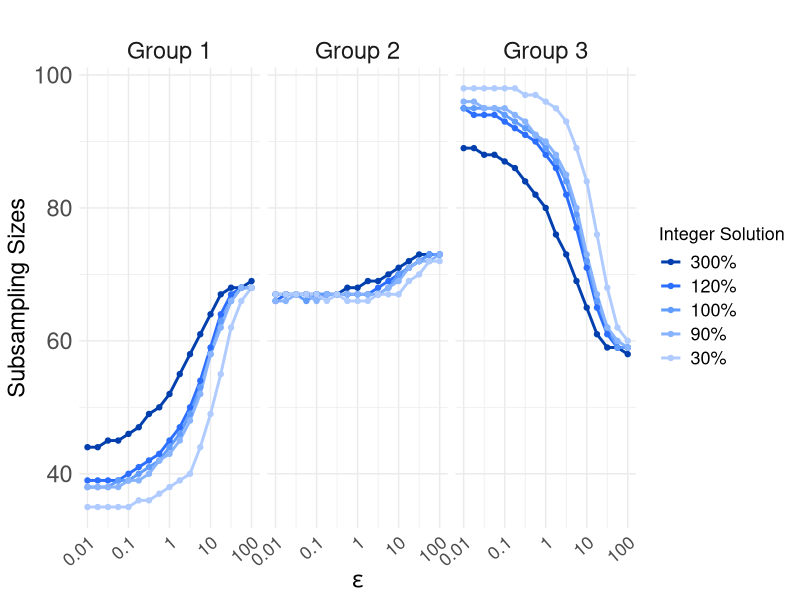

Recreate this plot in R.
# Interplay between original variance and purely Laplace noise designs

## Section 5.2 (Figure 3)

library(ggplot2)
library(tidyr)

N = 1000*(1:3)
sigmaSq = 0.08^(c(1,1.5,2))
ep = 1 # variable
k = length(N)

eta = 200

Og.Var <- function(x,N,sigmaSq){
  sum((N^2/x)*sigmaSq / sum(N)^2)
}

og.alg <- function(ep){
  ogSolution = sqrt(sigmaSq)*N / sum(sqrt(sigmaSq)*N)*eta
  comboA_butk = as.list(as.data.frame(rbind(floor(ogSolution[-k]), ceiling(ogSolution[-k]))))
  comboA_butk = expand.grid(comboA_butk)
  
  comboA <- t(apply(comboA_butk, MARGIN = 1, function(y) {
    xk = eta - sum(y)
    x = c(y, xk)
    if (min(x) > 0 & max(x) < (eta-k+1)) {
      return(x)
    } else {
      return(NULL)  # Exclude this combination
    }
  }))
  
  adjust.output <- function(output) {
    if (is.list(output)) {
      output <- do.call(rbind, output)  
    }
    return(output)
  }
  comboA = adjust.output(comboA)
  
  var_value = apply(comboA, MARGIN = 1, function(n){
    Og.Var(n,N,sigmaSq)
  })
  ogSolution = comboA[which(var_value == min(var_value)),]
  var_ogSolution = Og.Var(ogSolution,N,sigmaSq)
  
  return(ogSolution)
}


Pure.Lap.Var <- function(x,N,sigmaSq,ep){
  sum((N^2/x)*2*(1/log(1+N*(exp(ep)-1)/x))^2 / sum(N)^2)
}

pureLap.alg <- function(ep){
  pureLapSolution = N / sum(N)*eta
  comboA_butk = as.list(as.data.frame(rbind(floor(pureLapSolution[-k]), ceiling(pureLapSolution[-k]))))
  comboA_butk = expand.grid(comboA_butk)
  
  comboA <- t(apply(comboA_butk, MARGIN = 1, function(y) {
    xk = eta - sum(y)
    x = c(y, xk)
    if (min(x) > 0 & max(x) < (eta-k+1)) {
      return(x)
    } else {
      return(NULL)  # Exclude this combination
    }
  }))
  
  adjust.output <- function(output) {
    if (is.list(output)) {
      output <- do.call(rbind, output)  
    }
    return(output)
  }
  comboA = adjust.output(comboA)
  
  var_value = apply(comboA, MARGIN = 1, function(n){
    Pure.Lap.Var(n,N,sigmaSq,ep)
  })
  pureLapSolution = comboA[which(var_value == min(var_value)),]
  var_pureLapSolution = Pure.Lap.Var(pureLapSolution,N,sigmaSq,ep)
  
  return(pureLapSolution)
}



library(nloptr)

fn.Var <- function(x,N,sigmaSq,ep){
  Og.Var(x,N,sigmaSq) + Pure.Lap.Var(x,N,sigmaSq,ep)
}

true.alg <- function(ep){
  # Define the objective function
  fun <- function(params) {
    x <- params
    # Define the original objective function
    #return(fn.Var(x,N,sigmaSq,ep))
    return(sum(N)^2*fn.Var(x,N,sigmaSq,ep)) # fn.Var times sum(N)^2 is easier for nloptr to run, avoiding rounding in decimals
  }
  
  # Define the equality constraint function
  constraint_fun <- function(params) {
    x <- params
    return(eta - sum(x))
  }
  
  # Define the initial guess for the parameters
  initial_guess <- rep(eta/k,k)
  lb = rep(1, k)
  ub = rep(eta, k)
  
  # Set up the optimization using nloptr
  result_nloptr <- nloptr(
    x0 = initial_guess,               # Starting point
    eval_f = fun,                     # Objective function
    lb = lb,                     # Lower bounds 
    ub = ub,                 # Upper bounds
    eval_g_eq = constraint_fun,     # Inequality constraints
    opts = list(
      "algorithm" = "NLOPT_LN_COBYLA",  # Algorithm that handles nonlinear constraints
      "xtol_rel" = 1.0e-20
    )
  )
  
  print(result_nloptr)
  xStar = result_nloptr$solution
  var_xStar = fn.Var(xStar, N, sigmaSq, ep)
  
  
  comboT_butk = as.list(as.data.frame(rbind(floor(xStar[-k]), ceiling(xStar[-k]))))
  comboT_butk = expand.grid(comboT_butk)
  
  comboT <- t(apply(comboT_butk, MARGIN = 1, function(y) {
    xk = eta - sum(y)
    x = c(y, xk)
    if (min(x) > 0 & max(x) < (eta-k+1)) {
      return(x)
    } else {
      return(NULL)  # Exclude this combination
    }
  }))
  
  adjust.output <- function(output) {
    if (is.list(output)) {
      output <- do.call(rbind, output)  
    }
    return(output)
  }
  comboT = adjust.output(comboT)
  
  ### Select n_init from set T
  var_value = apply(comboT, MARGIN = 1, function(n){
    fn.Var(n,N,sigmaSq,ep)
  })
  n_init = comboT[which(var_value == min(var_value)),]
  var_n_init = fn.Var(n_init,N,sigmaSq,ep)
  
  ### eigenvalues
  c = (exp(ep)-1)*N
  # x components with Laplace noise
  x = xStar
  H_f = diag( 2*N^2*( sigmaSq/x^3 + ((x+c)^2*(log(1+c/x))^2 - c*(4*x+3*c)*log(1+c/x) + 3*c^2)/ ((x^3*(x+c)^2)*(log(1+c/x))^4) ) / sum(N)^2 )
  H_f_info = eigen(H_f)
  H_f_eigenvalues = H_f_info$values #ifelse statement for negative eigenvalues
  max_eigenvalues = max(H_f_eigenvalues)
  min_eigenvalues = min(H_f_eigenvalues)
  
  
  ### radius 
  r = sqrt(2*(var_n_init - var_xStar)/min_eigenvalues)
  
  ### Select integer optimal from set S
  lowUpBound <- rbind(xStar - r, xStar + r)
  lowUpBound <- ifelse(lowUpBound < 0, 0, lowUpBound)
  comboS_butk <- lapply(1:(k-1), function(i){
    seq(ceiling(lowUpBound[1,i]), floor(lowUpBound[2,i]))
  })
  comboS_butk = expand.grid(comboS_butk)
  comboS <- t(apply(comboS_butk, MARGIN = 1, function(y) {
    xk = eta - sum(y)
    x = c(y, xk)
    if (min(x) > 0 & max(x) < (eta-k+1)) {
      return(x)
    } else {
      return(NULL)  # Exclude this combination
    }
  }))
  comboS = adjust.output(comboS)
  
  
  ### Select nStar from set S
  var_values = apply(comboS, MARGIN = 1, function(n){
    fn.Var(n,N,sigmaSq,ep)
  })
  nStar = comboS[which(var_values == min(var_values)),]
  var_nStar = fn.Var(nStar,N,sigmaSq,ep)
  
  return(nStar)
}

### 300% ###
sigmaSq = 0.08^(c(1,1.5,2))*3
temp3 = sapply(10^seq(-2,2,0.25), function(i){
  c(i, true.alg(i))
})

### 120% ###
sigmaSq = 0.08^(c(1,1.5,2))*1.2
temp1.2 = sapply(10^seq(-2,2,0.25), function(i){
  c(i, true.alg(i))
})

### 100% ###
sigmaSq = 0.08^(c(1,1.5,2))
temp1 = sapply(10^seq(-2,2,0.25), function(i){
  c(i, true.alg(i))
})

### 90% ###
sigmaSq = 0.08^(c(1,1.5,2))*0.9
temp0.9 = sapply(10^seq(-2,2,0.25), function(i){
  c(i, true.alg(i))
})

### 30% ###
sigmaSq = 0.08^(c(1,1.5,2))*0.3
temp0.3 = sapply(10^seq(-2,2,0.25), function(i){
  c(i, true.alg(i))
})






# Convert to data frames for easier manipulation
data1 <- data.frame(
  epsilon = temp1[1, ],
  solution1 = temp3[2, ],
  solution2 = temp1.2[2, ],
  solution3 = temp1[2, ],
  solution4 = temp0.9[2, ],
  solution5 = temp0.3[2, ]
)

data2 <- data.frame(
  epsilon = temp1[1, ],
  solution1 = temp3[3, ],
  solution2 = temp1.2[3, ],
  solution3 = temp1[3, ],
  solution4 = temp0.9[3, ],
  solution5 = temp0.3[3, ]
)
data3 <- data.frame(
  epsilon = temp1[1, ],
  solution1 = temp3[4, ],
  solution2 = temp1.2[4, ],
  solution3 = temp1[4, ],
  solution4 = temp0.9[4, ],
  solution5 = temp0.3[4, ]
)

# data2 <- data.frame(
#   epsilon = temp[1, ],
#   solution1 = tempPlus[3, ],
#   solution2 = tempNegative[3, ],
#   solution3 = temp[3, ]
# )
# 
# data3 <- data.frame(
#   epsilon = temp[1, ],
#   solution1 = tempPlus[4, ],
#   solution2 = tempNegative[4, ],
#   solution3 = temp[4, ]
# )

# Add a column to identify the groups
data1$group <- "Group 1"
data2$group <- "Group 2"
data3$group <- "Group 3"

# Combine the datasets
combined_data <- rbind(data1, data2, data3)

# Reshape the combined dataset
long_data <- pivot_longer(
  combined_data,
  cols = starts_with("solution"),
  names_to = "solution",
  values_to = "value"
)


# Plot the data
ggplot(long_data, aes(x = epsilon, y = value, color = solution)) +
  geom_line(size = 1) + # Add lines for each solution
  geom_point() +        # Add points to highlight data
  scale_x_log10(breaks = c(0.01, 0.1, 1, 10, 100),  # Specify the breaks
                labels = c("0.01", "0.1", "1", "10", "100")) +     # Use logarithmic scale for x-axis
  scale_color_manual(
    values = c("solution1" = "#003FAD", "solution2" = "#2C6EFF", "solution3" = "#619CFF", "solution4" = "#88B4FF", "solution5" = "#AFCBFF" ),  # Keep colors
    labels = c("solution1" = "300%", "solution2" = "120%", "solution3" = "100%", "solution4" = "90%", "solution5" = "30%")  # Change legend labels
  ) +
  labs(
    title = "",
    x = expression(epsilon),
    y = "Subsampling Sizes",
    color = "Integer Solution"
  ) +
  facet_wrap(~group, scales = "free_x") + # Create separate panels for each group
  theme_minimal() +
  theme(
    axis.text.x = element_text(angle = 41, hjust = 1, size = 13),  # Rotate x-axis labels for better readability
    axis.text.y = element_text(size = 17),
    axis.title.x = element_text(size = 17),
    axis.title.y = element_text(size = 17),
    legend.text = element_text(size = 13),
    legend.title = element_text(size = 13),
    strip.text = element_text(size = 17),  # facet title font size
  )





